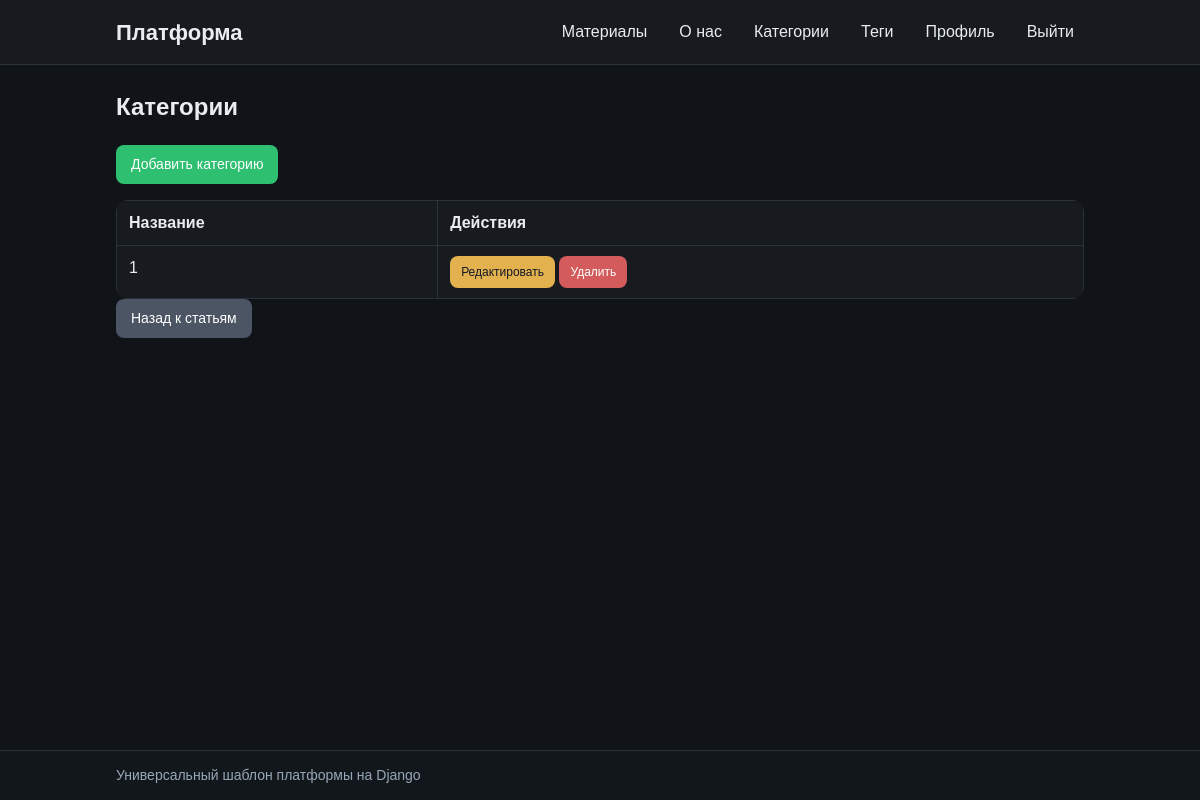
The app's page /blog/categories/ (signed in), older data.
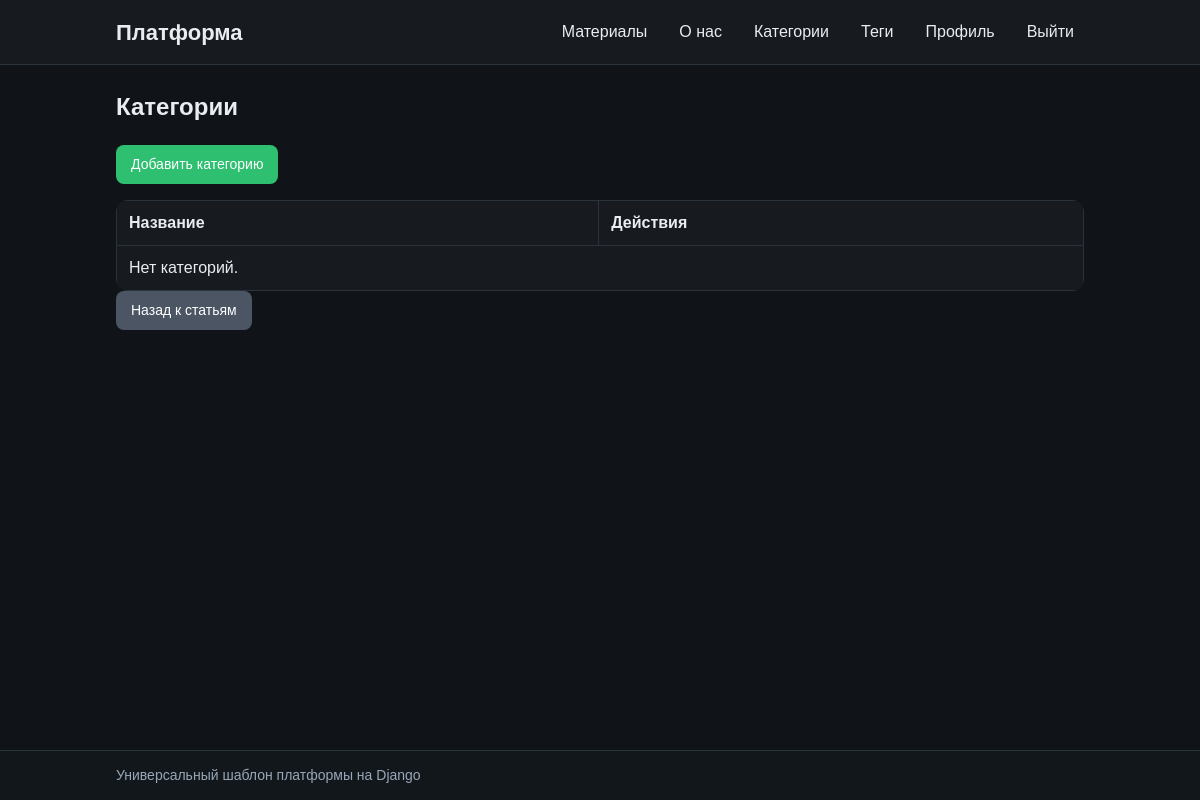
The same page, newer data.
### blog/models.py (models this page shows, shortened)
class Category(models.Model):
    name = models.CharField(max_length=100, unique=True)

### blog/views.py (the view)
# urls.py: path('categories/', views.category_list, name='category_list'),
@user_passes_test(is_admin)
def category_list(request):
    categories = Category.objects.all()
    return render(request, 'blog/category_list.html', {'categories': categories})

### accounts/context_processors.py (called while the page is built)
def navigation_context(request):
    is_admin_nav = False
    if request.user.is_authenticated:
        is_admin_nav = request.user.is_superuser or Profile.objects.filter(
            user=request.user,
            role='admin',
        ).exists()
    return {'is_admin_nav': is_admin_nav}

### blog/views.py (called while the page is built)
def is_admin(user):
    return user.is_superuser or (hasattr(user, 'profile') and user.profile.role == 'admin')

### templates/blog/category_list.html (shortened to what this page needs)
{% extends 'base.html' %}
{% block content %}
<h2>Категории</h2>
<a href="{% url 'blog:category_create' %}" class="btn btn-success mb-3">Добавить категорию</a>
<table class="table table-bordered">
    <thead>
        <tr><th>Название</th><th>Действия</th></tr>
    </thead>
    <tbody>
        {% for category in categories %}
        <tr>
            <td>{{ category.name }}</td>
            <td>
                <a href="{% url 'blog:category_update' category.pk %}" class="btn btn-warning btn-sm">Редактировать</a>
                <a href="{% url 'blog:category_delete' category.pk %}" class="btn btn-danger btn-sm">Удалить</a>
            </td>
        </tr>
        {% empty %}
        <tr><td colspan="2">Нет категорий.</td></tr>
        {% endfor %}
    </tbody>
</table>
<a href="{% url 'blog:article_list' %}" class="btn btn-secondary">Назад к статьям</a>
{% endblock %}

Row changes from the older to the newer data that the page shows:
removed Category: name "1"
Text that changed along with them:
text now shown: "Нет категорий."
